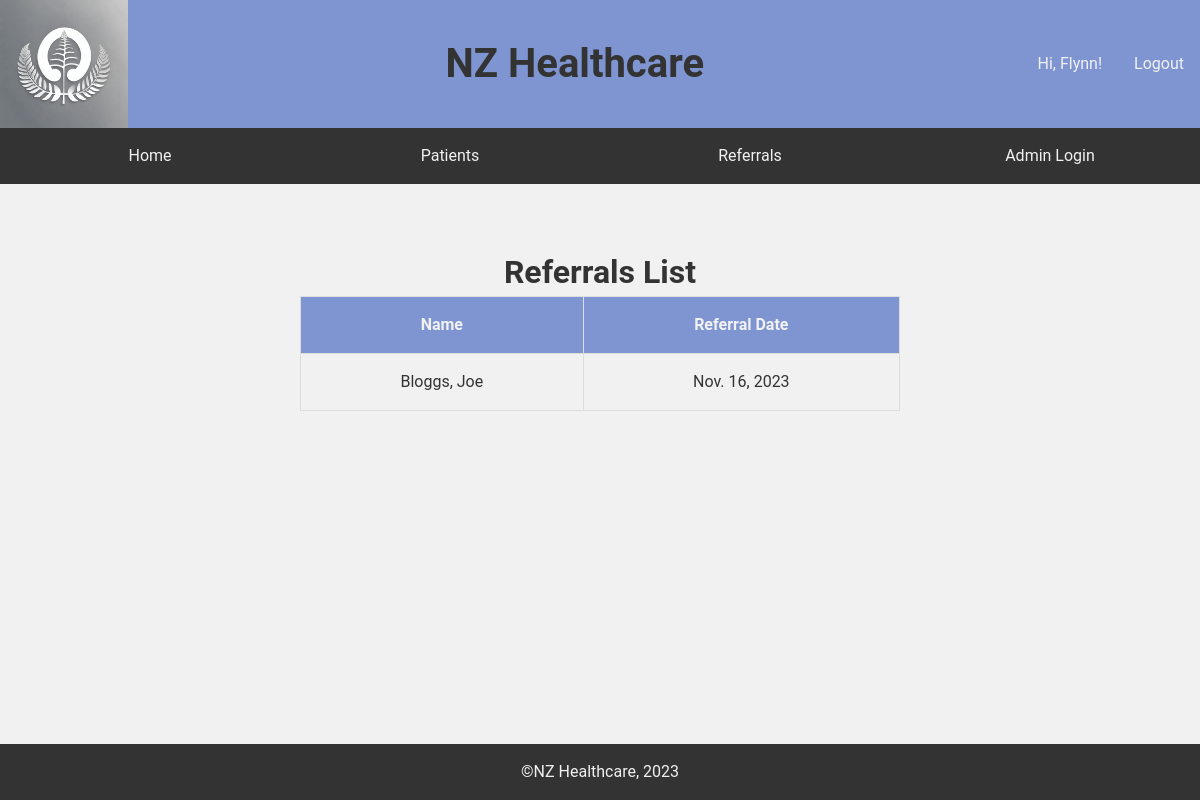
Page /referrals/ (signed in) on the earlier database version.
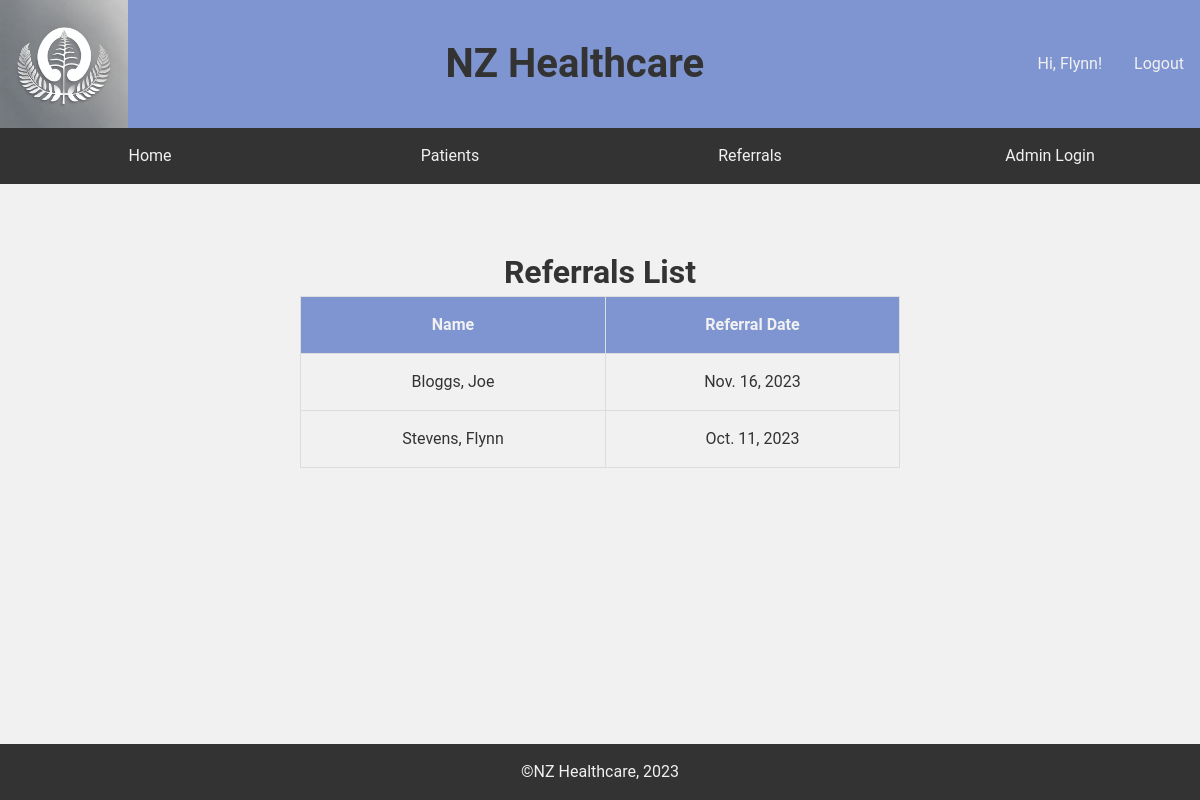
Same page on the later database version.
### patients/models.py (models this page shows, shortened)
class Referral(models.Model):
    patient = models.ForeignKey(Patient, on_delete=models.CASCADE)
    referral_date = models.DateField()
    referrer_name = models.CharField(max_length=150)
    referral_reason = models.TextField(max_length=80)
    note = models.TextField()
    document = models.FileField(
        upload_to='referral_documents/', null=True, blank=True, validators=[FileExtensionValidator(['pdf'])])

class Patient(models.Model):
    first_name = models.CharField(max_length=50)
    last_name = models.CharField(max_length=80)
    phone_number = models.CharField(max_length=12)
    date_of_birth = models.DateField()

### patients/views.py (the view)
# urls.py: path('referrals/', views.referrals_list, name='referrals_list'),
@login_required
def referrals_list(request):
    referrals = Referral.objects.all()
    return render(request, 'referrals_list.html', {'referrals': referrals})

### patients/templates/referrals_list.html
{% extends 'base.html' %} {% block title %}Referrals List - NZ Healthcare{% endblock %} {% block content %}
<h1>Referrals List</h1>
<table>
  <tr>
    <th>Name</th>
    <th>Referral Date</th>
  </tr>
  {% for referral in referrals %}
  <tr onclick="window.location.href='{% url 'referral_detail' referral.id %}'" style="cursor: pointer;">
    <td> {{ referral.patient.last_name }}, {{ referral.patient.first_name }} </td>
    <td> {{ referral.referral_date }} </td>
  </tr>
  {% endfor %}
</table>
{% endblock %}

### patients/templates/base.html (shortened to what this page needs)
<!DOCTYPE html>
<html lang="en">
  <head>
    {% load static %}
    <link
      rel="stylesheet"
      type="text/css"
      href="{% static 'css/styles.css' %}"
    />
  </head>
  <body>
    <header>
        <img src="{% static 'img/logo.png' %}" alt="NZ Healthcare Logo" />
        <h1>NZ Healthcare</h1>
        <div class="login">
          {% if user.is_authenticated %}
            <p>Hi, {{ user.username }}!</p>
            <a href="{% url 'logout' %}">Logout</a>
          {% else %}
            <a href="{% url 'login' %}">Login</a>
          {% endif %}
        </div>
    </header>
    <nav>
      <a href="{% url 'home' %}">Home</a>
      <a href="{% url 'patient_list' %}">Patients</a>
      <a href="{% url 'referrals_list' %}">Referrals</a>
      <a href="{% url 'admin:index' %}">Admin Login</a>
    </nav>
    <main>{% block content %}{% endblock %}</main>
    <footer>
      <p>©NZ Healthcare, 2023</p>
    </footer>
  </body>
</html>

### static/css/styles.css (style rules this page uses)
* { margin: 0; padding: 0; box-sizing: border-box; }
body { font-family: 'Roboto', sans-serif; font-size: 1em; line-height: 1.5; color: #333; background-color: #f1f1f1; }
a { color: #333; text-decoration: none; }
header { overflow: hidden; background-color: #7f95d1; display: flex; flex-direction: column; justify-content: space-between; align-items: center; }
header h1 { font-size: 2.5em; text-align: center; }
nav { display: flex; justify-content: space-evenly; flex-direction: column; width: 100%; }
nav a { display: inline-block; color: #f1f1f1; background-color: #333; width: 100%; text-decoration: none; padding: 1em; }
img { max-width: 8em; height: auto; }
.login { display: flex; justify-content: center; }
.login a { color: #f1f1f1; padding: 1em; }
.login p { color: #f1f1f1; padding: 1em; }
footer { position: fixed; bottom: 0; width: 100%; background-color: #333; color: #f1f1f1; padding: 1em; text-align: center; }
main { display: flex; justify-content: space-evenly; align-items: center; flex-direction: column; padding: 4em 0 4em 0; text-align: center; }
table { border-collapse: collapse; width: 100%; }
th, td { border: 1px solid #ddd; padding: 1em; }
th { background-color: #7f95d1; color: #f1f1f1; }
tr:nth-child(even) { background-color: #f1f1f1; }
@media screen and (min-width: 58rem) { header { flex-direction: row; } }
@media screen and (min-width: 58rem) { nav { flex-direction: row; text-align: center; } }
@media screen and (min-width: 58rem) { table { width: 50%; } }

Differences in the rows shown:
added Referral: patient.last_name "Stevens", patient.first_name "Flynn", referral_date "Oct. 11, 2023"
